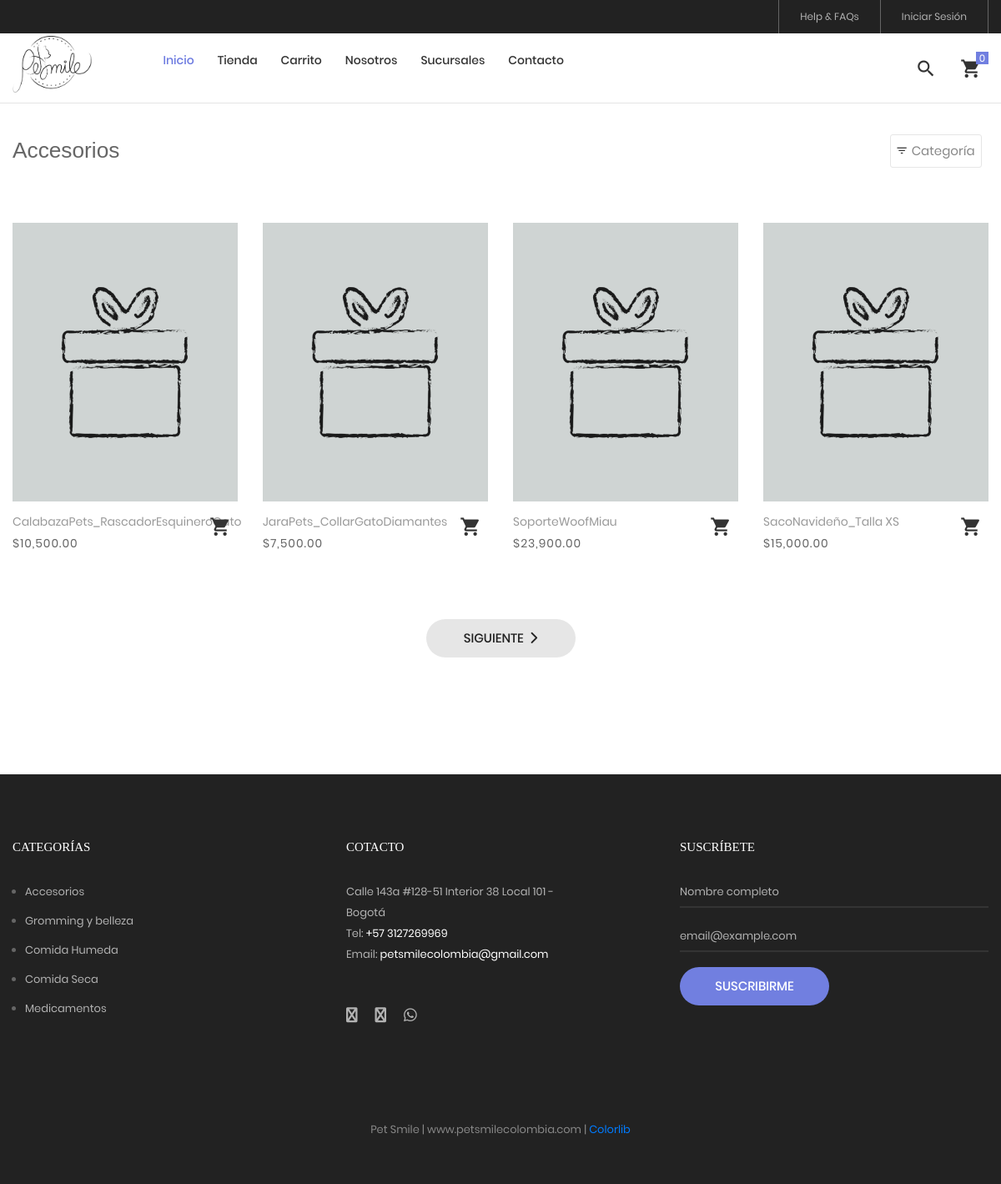
Page /tienda/categoria/1/snacks on the committed database.
### tables this page shows
CREATE TABLE `producto` (
  `idproducto` bigint(20) NOT NULL,
  `categoriaid` bigint(20) NOT NULL,
  `codigo` varchar(30) NOT NULL,
  `nombre` varchar(255) NOT NULL,
  `descripcion` text NOT NULL DEFAULT 'Agregar Texto',
  `precio` decimal(11,2) NOT NULL,
  `stock` int(11) NOT NULL,
  `imagen` varchar(100) DEFAULT NULL,
  `datecreated` datetime NOT NULL DEFAULT current_timestamp(),
  `ruta` varchar(255) NOT NULL DEFAULT 'SubirImagen',
  `status` int(11) NOT NULL DEFAULT 1
);

CREATE TABLE `categoria` (
  `idcategoria` bigint(20) NOT NULL,
  `nombre` varchar(255) NOT NULL,
  `descripcion` text NOT NULL,
  `portada` varchar(100) NOT NULL,
  `datecreated` datetime NOT NULL DEFAULT current_timestamp(),
  `ruta` varchar(255) NOT NULL,
  `status` int(11) NOT NULL DEFAULT 1
);

### Libraries/Core/Views.php (called while the page is built)
<?php
	class Views
	{
		function getView($controller,$view,$data="")
		{
			$controller = get_class($controller);
			if($controller == "Home"){
				$view = "Views/".$view.".php";
			}else{
				$view = "Views/".$controller."/".$view.".php";
			}
			require_once ($view);
		}
	}
 ?>

### index.php (called while the page is built, shortened)
<?php
	require_once("Helpers/Helpers.php");
	require_once("Libraries/Core/Load.php");
 ?>

### Helpers/Helpers.php (called while the page is built, shortened)
<?php
	function base_url()
	{
		return BASE_URL;
	}
    function media()
    {
        return BASE_URL."/Assets";
    }
    function footerTienda($data="")
    {
        $view_footer = "Views/Template/footer_tienda.php";
        require_once ($view_footer);
    }
    function formatMoney($cantidad){
        $cantidad = number_format($cantidad,2,SPD,SPM);
        return $cantidad;
    }
    function getCatFooter(){
        require_once ("Models/CategoriasModel.php");
        $objCategoria = new CategoriasModel();
        $request = $objCategoria->getCategoriasFooter();
        return $request;
    }
    function getInfoPage(int $idpagina){
        require_once("Libraries/Core/Mysql.php");
        $con = new Mysql();
        $sql = "SELECT * FROM post WHERE idpost = $idpagina";
        $request = $con->select($sql);
        return $request;
    }
 ?>

### Libraries/Core/Mysql.php (called while the page is built, shortened)
<?php
	class Mysql extends Conexion
	{
		private $conexion;
		function __construct()
		{
			$this->conexion = new Conexion();
			$this->conexion = $this->conexion->conect();
		}
		public function select(string $query)
		{
			$this->strquery = $query;
        	$result = $this->conexion->prepare($this->strquery);
			$result->execute();
        	$data = $result->fetch(PDO::FETCH_ASSOC);
        	return $data;
		}
		public function select_all(string $query)
		{
			$this->strquery = $query;
        	$result = $this->conexion->prepare($this->strquery);
			$result->execute();
        	$data = $result->fetchall(PDO::FETCH_ASSOC);
        	return $data;
		}
	}
 ?>

### Libraries/Core/Conexion.php (called while the page is built)
<?php
class Conexion{
	private $conect;
	public function __construct(){
		$connectionString = "mysql:host=".DB_HOST.";dbname=".DB_NAME.";charset=".DB_CHARSET;
		try{
			$this->conect = new PDO($connectionString, DB_USER, DB_PASSWORD);
			$this->conect->setAttribute(PDO::ATTR_ERRMODE, PDO::ERRMODE_EXCEPTION);
		}catch(PDOException $e){
			$this->conect = 'Error de conexión';
		    echo "ERROR: " . $e->getMessage();
		}
	}
	public function conect(){
		return $this->conect;
	}
}
?>

### Models/TProducto.php (called while the page is built, shortened)
<?php
require_once("Libraries/Core/Mysql.php");
trait TProducto{
	public function getProductosCategoriaT(int $idcategoria, string $ruta, $desde = null, $porpagina = null){
		$this->intIdcategoria = $idcategoria;
		$this->strRuta = $ruta;
		$where = "";
		if(is_numeric($desde) AND is_numeric($porpagina)){
			$where = " LIMIT ".$desde.",".$porpagina;
		}
		$this->con = new Mysql();
		$sql_cat = "SELECT idcategoria,nombre,ruta FROM categoria WHERE idcategoria = '{$this->intIdcategoria}'";
		$request = $this->con->select($sql_cat);
		if(!empty($request)){
			$this->strCategoria = $request['nombre'];
			$this->strRutaCategoria = $request['ruta'];
			$sql = "SELECT p.idproducto,
							p.codigo,
							p.nombre,
							p.descripcion,
							p.categoriaid,
							c.nombre as categoria,
							p.precio,
							p.ruta,
							p.stock
					FROM producto p
					INNER JOIN categoria c
					ON p.categoriaid = c.idcategoria
					WHERE p.status != 0 AND p.categoriaid = $this->intIdcategoria AND c.ruta = '{$this->strRuta}'
					ORDER BY p.idproducto DESC ".$where;
					$request = $this->con->select_all($sql);
					if(count($request) > 0){
						for ($c=0; $c < count($request) ; $c++) {
							$intIdProducto = $request[$c]['idproducto'];
							$sqlImg = "SELECT img
									FROM imagen
									WHERE productoid = $intIdProducto";
							$arrImg = $this->con->select_all($sqlImg);
							$request[$c]['images'] = $arrImg;
						}
					}
			$request = array('idcategoria' => $this->intIdcategoria,
								'ruta' => $this->strRutaCategoria,
								'categoria' => $this->strCategoria,
								'productos' => $request
							);
		}
		return $request;
	}
}
 ?>

### Models/CategoriasModel.php (called while the page is built, shortened)
<?php
	class CategoriasModel extends Mysql
	{
		public function getCategoriasFooter(){
			$sql = "SELECT idcategoria, nombre, descripcion, portada, ruta
					FROM categoria WHERE  status = 1 AND idcategoria IN (".CAT_FOOTER.")";
			$request = $this->select_all($sql);
			if(count($request) > 0){
				for ($c=0; $c < count($request) ; $c++) {
					$request[$c]['portada'] = BASE_URL.'/Assets/images/uploads/'.$request[$c]['portada'];
				}
			}
			return $request;
		}
	}
 ?>

### Views/Tienda/categoria.php (the view, shortened to what this page needs)
<?php
$arrProductos = $data['productos'];
 ?>
<br><br><br>
<hr>
	<div class="bg0 m-t-23 p-b-140">
		<div class="container">
			<div class="flex-w flex-sb-m p-b-52">
				<div class="flex-w flex-l-m filter-tope-group m-tb-10">
					<h3><?= $data['page_title']; ?></h3>
				</div>
				<div class="flex-w flex-c-m m-tb-10">
					<div class="flex-c-m stext-106 cl6 size-104 bor4 pointer hov-btn3 trans-04 m-r-8 m-tb-4 js-show-filter">
						<i class="icon-filter cl2 m-r-6 fs-15 trans-04 zmdi zmdi-filter-list"></i>
						 Categoría &nbsp;
					</div>
				</div>
			</div>
			<div class="row isotope-grid">
			<?php
			if(!empty($arrProductos)){
				for ($p=0; $p < count($arrProductos); $p++) {
					$ruta = $arrProductos[$p]['ruta'];
					if(count($arrProductos[$p]['images']) > 0 ){
						$portada = $arrProductos[$p]['images'][0]['url_image'];
					}else{
						$portada = media().'/images/uploads/product.png';
					}
			 ?>
				<div class="col-sm-6 col-md-4 col-lg-3 p-b-35 isotope-item women">
					<div class="block2">
						<div class="block2-pic hov-img0">
							<img src="<?= $portada ?>" alt="<?= $arrProductos[$p]['nombre'] ?>">
						</div>
						<div class="block2-txt flex-w flex-t p-t-14">
							<div class="block2-txt-child1 flex-col-l ">
								<a href="<?= base_url().'/tienda/producto/'.$arrProductos[$p]['idproducto'].'/'.$ruta; ?>" class="stext-104 cl4 hov-cl1 trans-04 js-name-b2 p-b-6">
									<?= $arrProductos[$p]['nombre'] ?>
								</a>
								<span class="stext-105 cl3">
									<?= SMONEY.formatMoney($arrProductos[$p]['precio']); ?>
								</span>
							</div>
							<div class="block2-txt-child2 flex-r p-t-3">
								<a href="#"
								 id="<?= openssl_encrypt($arrProductos[$p]['idproducto'],METHODENCRIPT,KEY); ?>"
								 class="btn-addwish-b2 dis-block pos-relative js-addwish-b2 js-addcart-detail
								 icon-header-item cl2 hov-cl1 trans-04 p-l-22 p-r-11
								 ">
									<i class="zmdi zmdi-shopping-cart"></i>
								</a>
							</div>
						</div>
					</div>
				</div>
			<?php
				}
			}else{
				?>
			<p>No hay productos para mostrar <a href="<?= base_url() ?>/tienda"> Ver productos</a></p>
			<?php
			}
			?>
			</div>
			<?php
				if(count($data['productos']) > 0){
					$nextPagina = $data['pagina'] + 1;
			 ?>
			<div class="flex-c-m flex-w w-full p-t-45">
			<?php if($data['pagina'] != $data['total_paginas']){ ?>
				<a href="<?= base_url() ?>/tienda/categoria/<?= $data['infoCategoria']['idcategoria'].'/'.$data['infoCategoria']['ruta'].'/'.$nextPagina ?>" class="flex-c-m stext-101 cl5 size-103 bg2 bor1 hov-btn1 p-lr-15 trans-04"> Siguiente &nbsp; <i class="fas fa-chevron-right"></i> </a>
			<?php } ?>
			</div>
			<?php
				}
			 ?>
		</div>
	</div>
<?php
	footerTienda($data);
?>

### Views/Template/footer_tienda.php (shortened to what this page needs)
	<?php
		$catFotter = getCatFooter();
	 ?>
	<footer class="bg3 p-t-75 p-b-32">
		<div class="container">
			<div class="row">
				<div class="col-sm-6 col-lg-4 p-b-50">
					<h4 class="stext-301 cl0 p-b-30">
						Categorías
					</h4>
					<?php if(count($catFotter) > 0){ ?>
					<ul>
						<?php foreach ($catFotter as $cat) { ?>
						<li class="p-b-10">
							<a href="<?= base_url() ?>/tienda/categoria/<?= $cat['idcategoria'].'/'.$cat['ruta'] ?>" class="stext-107 cl7 hov-cl1 trans-04">
								<?= $cat['nombre'] ?>
							</a>
						</li>
						<?php } ?>
					</ul>
					<?php } ?>
				</div>
				<div class="col-sm-6 col-lg-4 p-b-50">
					<h4 class="stext-301 cl0 p-b-30">
						Cotacto
					</h4>
					<p class="stext-107 cl7 size-201">
						<?= DIRECCION ?> <br>
						Tel: <a class="linkFooter" href="tel:<?= TELEMPRESA ?>"><?= TELEMPRESA ?></a><br>
						Email: <a class="linkFooter" href="mailto:<?= EMAIL_EMPRESA ?>"><?= EMAIL_EMPRESA ?></a>
					</p>
					<div class="p-t-27">
						<a href="<?= FACEBOOK ?>" target="_blanck" class="fs-18 cl7 hov-cl1 trans-04 m-r-16">
							<i class="fa fa-facebook"></i>
						</a>
						<a href="<?= INSTAGRAM ?>" target="_blanck"  class="fs-18 cl7 hov-cl1 trans-04 m-r-16">
							<i class="fa fa-instagram"></i>
						</a>
						<a href="https://wa.me/<?= WHATSAPP ?>" target="_blanck"  class="fs-18 cl7 hov-cl1 trans-04 m-r-16">
							<i class="fab fa-whatsapp"></i>
						</a>
					</div>
				</div>
				<div class="col-sm-6 col-lg-4 p-b-50">
					<h4 class="stext-301 cl0 p-b-30">
						Suscríbete
					</h4>
					<form id="frmSuscripcion" name="frmSuscripcion">
						<div class="wrap-input1 w-full p-b-4">
							<input class="input1 bg-none plh1 stext-107 cl7" type="text" id="nombreSuscripcion" name="nombreSuscripcion" placeholder="Nombre completo" required>
						</div>
						<br>
						<div class="wrap-input1 w-full p-b-4">
							<input class="input1 bg-none plh1 stext-107 cl7" type="email" id="emailSuscripcion" name="emailSuscripcion" placeholder="email@example.com" required >
						</div>
						<div class="p-t-18">
							<button class="flex-c-m stext-101 cl0 size-103 bg1 bor1 hov-btn2 p-lr-15 trans-04">
								Suscribirme
							</button>
						</div>
					</form>
				</div>
			</div>
			<div class="p-t-40">
				<p class="stext-107 cl6 txt-center">
					<?= NOMBRE_EMPESA; ?> | <?= WEB_EMPRESA; ?> | <a href="https://colorlib.com" target="_blank">Colorlib</a>
				</p>
			</div>
		</div>
	</footer>
</body>
</html>

### Assets/tienda/css/main.css (style rules this page uses)
.container { max-width: 1380px; }
@media (max-width: 1600px) { .container { max-width: 1200px; } }
.container p { margin-bottom: 20px; }
.container ul, .container ol { margin-left: 15px; margin-bottom: 20px; }
.container ul, .container ul li { list-style: initial; }
.icon-header-item { position: relative; font-size: 26px; line-height: 1; cursor: pointer; }
.block2-pic { position: relative; }
.block2-txt-child1 { width: calc(100% - 30px); }
.block2-txt-child2 { width: 30px; }
.cl0 { color: #fff; }
.cl2 { color: #333; }
.cl3 { color: #666; }
.cl4 { color: #999; }
.cl5 { color: #222; }
.cl6 { color: #888; }
.cl7 { color: #b2b2b2; }
.stext-101 { font-family: Poppins-Medium; font-size: 15px; line-height: 1.466667; text-transform: uppercase; }
.stext-104 { font-family: Poppins-Regular; font-size: 14px; line-height: 1.466667; }
.stext-105 { font-family: Poppins-Regular; font-size: 14px; line-height: 1.466667; letter-spacing: 1px; }
.stext-106 { font-family: Poppins-Regular; font-size: 15px; line-height: 1.2; }
.stext-107 { font-family: Poppins-Regular; font-size: 13px; line-height: 1.923; }
.stext-301 { font-family: Montserrat-Bold; font-size: 15px; line-height: 1.6; text-transform: uppercase; }
.size-103 { min-width: 179px; height: 46px; }
.size-104 { min-width: 94px; height: 40px; }
.size-201 { max-width: 270px; }
.bg-none { background-color: transparent; }
.bg0 { background-color: #fff; }
.bg1 { background-color: #717fe0; }
.bg2 { background-color: #e6e6e6; }
.bg3 { background-color: #222; }
.bor1 { border-radius: 23px; }
.bor4 { border: 1px solid #e6e6e6; border-radius: 3px; }
.wrap-input1 { position: relative; border-bottom: 2px solid rgba(204,204,204, 0.1); }
.input1 { background-color: transparent; width: 100%; }
.hov-img0 { display: block; overflow: hidden; }
.hov-img0 img { width: 100%; -webkit-transition: transform 0.9s ease; -o-transition: transform 0.9s ease; -moz-transition: transform 0.9s ease; transition: transform 0.9s ease; }
.linkFooter { color: #FFF !important; }

### rows in the picture
producto: nombre "CalabazaPets_RascadorEsquineroGato", precio "10,500.00"
producto: nombre "JaraPets_CollarGatoDiamantes", precio "7,500.00"
producto: nombre "SoporteWoofMiau", precio "23,900.00"
producto: nombre "SacoNavideño_Talla XS", precio "15,000.00"
categoria: nombre "Accesorios"
categoria: nombre "Gromming y belleza"
categoria: nombre "Comida Humeda"
categoria: nombre "Comida Seca"
categoria: nombre "Medicamentos"

### other values in the picture
$data['page_title'] "Accesorios"
DIRECCION "Calle 143a #128-51 Interior 38 Local 101 - Bogotá"
TELEMPRESA "+57 3127269969"
EMAIL_EMPRESA "petsmilecolombia@gmail.com"
NOMBRE_EMPESA "Pet Smile"
WEB_EMPRESA "www.petsmilecolombia.com"
